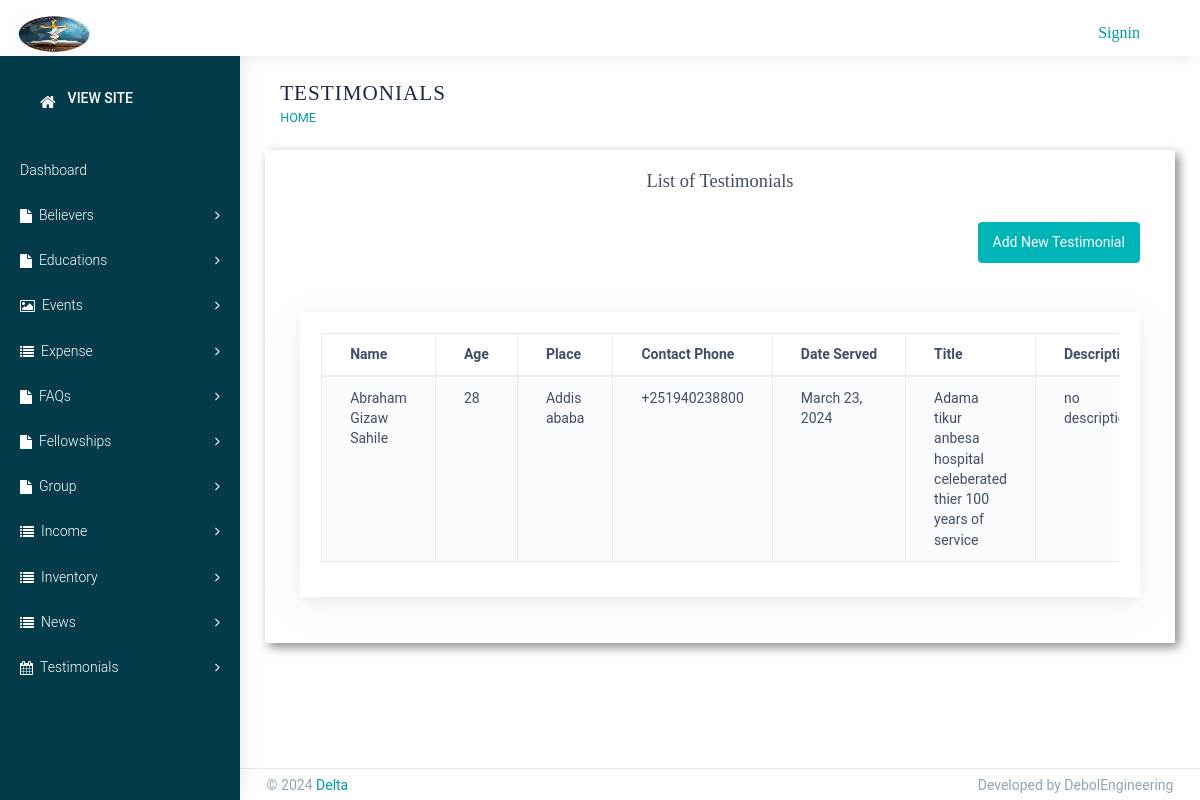
The page /staff/testimonial/ on the database its author committed.
### staff/models.py (models this page shows)
class Testimonial(models.Model):
    name = models.CharField(max_length=100)
    age = models.IntegerField()
    place = models.CharField(max_length=100)
    image = models.ImageField(upload_to='testimonials')
    contact_phone = models.CharField(max_length=20)
    date_served = models.DateField()
    title = models.CharField(max_length=100)
    description = models.TextField()

### staff/views.py (the view)
# urls.py: path('testimonial/', TestimonialList.as_view(), name='testimonial_list'),
class TestimonialList(ListView):
    model = Testimonial
    template_name = 'staff/Testimonials/list_testimonial.html'
    context_object_name = 'testimonials'

### Templates/staff/Testimonials/list_testimonial.html (shortened to what this page needs)
{% extends 'staff/base.html' %}
{% load static %}
{% block title %}
Testimonials
{% endblock %}
{% block content %}
<div class="site-main">
    <section class="ttm-row clearfix">
        <div class="container">
            <div class="row pt-60 res-991-pt-0">
                <div class="col-lg-12">
                    <div class="pr-40 res-991-pr-0 res-991-pb-30">
                        <h4 class="h4-md " style="margin-bottom: 30px ; text-align: center;">List of Testimonials</h4>
                        <div class="row justify-content-end">
                            <div class="col-auto">
                                <a href="{% url 'staff:testimonial_add' %}" class="btn btn-primary mb-4">Add New
                                    Testimonial</a>
                            </div>
                        </div>
                        <div class="card">
                            <div class="card-body">
                                <div class="table-responsive">
                                    <table class="table table-striped table-bordered multi-ordering">
                                        <thead>
                                            <tr>
                                                <th>Name</th>
                                                <th>Age</th>
                                                <th>Place</th>
                                                <th>Contact Phone</th>
                                                <th>Date Served</th>
                                                <th>Title</th>
                                                <th>Description</th>
                                            </tr>
                                        </thead>
                                        <tbody>
                                            {% for testimonial in testimonials %}
                                            <tr>
                                                <td>{{ testimonial.name }}</td>
                                                <td>{{ testimonial.age }}</td>
                                                <td>{{ testimonial.place }}</td>
                                                <td>{{ testimonial.contact_phone }}</td>
                                                <td>{{ testimonial.date_served }}</td>
                                                <td>{{ testimonial.title }}</td>
                                                <td>{{ testimonial.description }}</td>
                                            </tr>
                                            {% endfor %}
                                        </tbody>
                                    </table>
                                </div>
                            </div>
                        </div>
                    </div>
                </div>
            </div>
        </div>
    </section>
</div>
{% endblock %}

### rows shown on the page
Testimonial: name "Abraham Gizaw Sahile", age "28", place "Addis ababa", contact_phone "+251940238800", date_served "March 23, 2024", title "Adama tikur anbesa hospital celeberated thier 100 years of service", description "no…"
